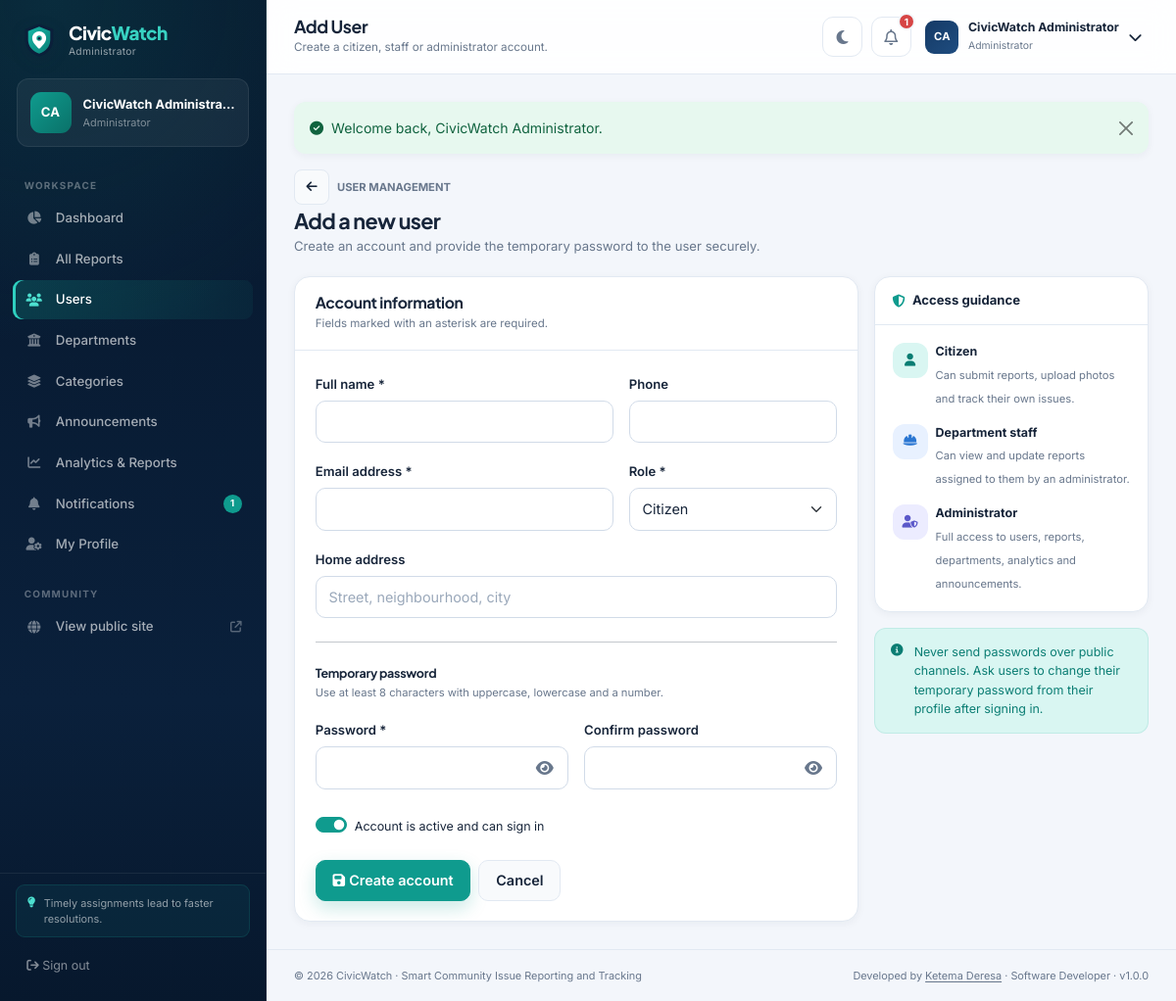
The page /admin/user_form.php (signed in) on the database its author committed.
### tables this page shows
CREATE TABLE users (
    id INT UNSIGNED NOT NULL AUTO_INCREMENT,
    full_name VARCHAR(120) NOT NULL,
    email VARCHAR(160) NOT NULL,
    phone VARCHAR(30) NULL,
    address VARCHAR(255) NULL,
    password_hash VARCHAR(255) NOT NULL,
    role ENUM('admin', 'citizen', 'staff') NOT NULL DEFAULT 'citizen',
    department_id INT UNSIGNED NULL,
    avatar VARCHAR(255) NULL,
    is_active TINYINT(1) NOT NULL DEFAULT 1,
    last_login DATETIME NULL,
    created_at TIMESTAMP NOT NULL DEFAULT CURRENT_TIMESTAMP,
    updated_at TIMESTAMP NOT NULL DEFAULT CURRENT_TIMESTAMP ON UPDATE CURRENT_TIMESTAMP,
    PRIMARY KEY (id),
    UNIQUE KEY uq_users_email (email),
    KEY idx_users_role (role),
    KEY idx_users_department (department_id),
    KEY idx_users_active (is_active),
    CONSTRAINT fk_users_department
        FOREIGN KEY (department_id) REFERENCES departments (id)
        ON UPDATE CASCADE ON DELETE SET NULL
);

### admin/user_form.php (the view, shortened to what the rows shown need)
<?php
require_once __DIR__ . '/../includes/functions.php';
$currentAdmin = require_role('admin');
$editId = get_int('id');
$target = $editId > 0 ? fetch_one('SELECT * FROM users WHERE id = ? LIMIT 1', [$editId]) : null;
$isEdit = $target !== null;
$pageTitle = $isEdit ? 'Edit User' : 'Add User';
$activePage = 'users';
require __DIR__ . '/../includes/dashboard_header.php';
?>
<div class="page-heading">
    <div>
        <h2><?= $isEdit ? 'Edit ' . e($target['full_name']) : 'Add a new user' ?></h2>
    </div>
</div>
<?php require __DIR__ . '/../includes/dashboard_footer.php'; ?>

### includes/dashboard_header.php (shortened to what the rows shown need)
<?php
require_once __DIR__ . '/functions.php';
$user = auth_user();
$pageTitle = $pageTitle ?? 'Dashboard';
$activePage = $activePage ?? '';
$unread = unread_notifications((int) $user['id']);
$role = $user['role'];
$roleLabel = role_label($role);
$navItems = [];
if ($role === 'admin') {
    $navItems = [
        ['key' => 'dashboard', 'label' => 'Dashboard', 'icon' => 'fa-chart-pie', 'href' => 'admin/index.php'],
        ['key' => 'reports', 'label' => 'All Reports', 'icon' => 'fa-clipboard-list', 'href' => 'admin/reports.php'],
        ['key' => 'users', 'label' => 'Users', 'icon' => 'fa-users', 'href' => 'admin/users.php'],
        ['key' => 'departments', 'label' => 'Departments', 'icon' => 'fa-building-columns', 'href' => 'admin/departments.php'],
        ['key' => 'categories', 'label' => 'Categories', 'icon' => 'fa-layer-group', 'href' => 'admin/categories.php'],
        ['key' => 'announcements', 'label' => 'Announcements', 'icon' => 'fa-bullhorn', 'href' => 'admin/announcements.php'],
        ['key' => 'analytics', 'label' => 'Analytics & Reports', 'icon' => 'fa-chart-line', 'href' => 'admin/analytics.php'],
    ];
} elseif ($role === 'staff') {
    $navItems = [
        ['key' => 'dashboard', 'label' => 'Dashboard', 'icon' => 'fa-chart-pie', 'href' => 'staff/index.php'],
        ['key' => 'reports', 'label' => 'Assigned Reports', 'icon' => 'fa-clipboard-check', 'href' => 'staff/reports.php'],
    ];
}
$navItems[] = ['key' => 'notifications', 'label' => 'Notifications', 'icon' => 'fa-bell', 'href' => 'notifications.php'];
$navItems[] = ['key' => 'profile', 'label' => 'My Profile', 'icon' => 'fa-user-gear', 'href' => 'profile.php'];
?>
<!doctype html>
<html lang="en" data-bs-theme="light">
<head>
    <link href="https://cdn.jsdelivr.net/npm/bootstrap@5.3.3/dist/css/bootstrap.min.css" rel="stylesheet">
    <link href="https://cdnjs.cloudflare.com/ajax/libs/font-awesome/6.5.2/css/all.min.css" rel="stylesheet">
    <link href="https://unpkg.com/leaflet@1.9.4/dist/leaflet.css" rel="stylesheet">
    <link href="<?= e(asset('css/style.css')) ?>" rel="stylesheet">
</head>
<body class="dashboard-body">
<div class="app-shell">
    <aside class="app-sidebar" id="appSidebar" aria-label="Main navigation">
        <div class="sidebar-head">
            <a class="brand-lockup brand-lockup-light" href="<?= e(url(dashboard_path($role))) ?>">
                <span><strong>Civic<span>Watch</span></strong><small><?= e($roleLabel) ?></small></span>
            </a>
        </div>
        <div class="sidebar-profile">
            <div class="avatar avatar-teal"><?= e(initials($user['full_name'])) ?></div>
            <div class="min-w-0">
                <strong class="text-truncate d-block"><?= e($user['full_name']) ?></strong>
                <span class="text-truncate d-block"><?= e($user['department_name'] ?: $roleLabel) ?></span>
            </div>
        </div>
        <nav class="sidebar-nav">
            <?php foreach ($navItems as $item): ?>
                <a class="sidebar-link <?= $activePage === $item['key'] ? 'active' : '' ?>"
                   href="<?= e(url($item['href'])) ?>">
                    <span class="sidebar-icon"><i class="fa-solid <?= e($item['icon']) ?>"></i></span>
                    <span><?= e($item['label']) ?></span>
                    <?php if ($item['key'] === 'notifications' && $unread > 0): ?>
                        <span class="nav-count"><?= e($unread > 99 ? '99+' : (string) $unread) ?></span>
                    <?php endif; ?>
                </a>
            <?php endforeach; ?>
        </nav>
    </aside>
    <div class="app-main">
        <header class="app-topbar">
            <div class="d-flex align-items-center gap-3 min-w-0">
                <div class="min-w-0">
                    <h1 class="topbar-title text-truncate"><?= e($pageTitle) ?></h1>
                </div>
            </div>
            <div class="topbar-actions">
                <a class="icon-btn notification-btn" href="<?= e(url('notifications.php')) ?>" aria-label="Notifications" title="Notifications">
                    <i class="fa-regular fa-bell"></i>
                    <?php if ($unread > 0): ?><span class="notification-dot"><?= e($unread > 9 ? '9+' : (string) $unread) ?></span><?php endif; ?>
                </a>
                <div class="dropdown">
                    <button class="user-menu" type="button" data-bs-toggle="dropdown" aria-expanded="false">
                        <span class="avatar avatar-sm"><?= e(initials($user['full_name'])) ?></span>
                        <span class="user-menu-text d-none d-md-block">
                            <strong><?= e($user['full_name']) ?></strong>
                            <small><?= e($roleLabel) ?></small>
                        </span>
                        <i class="fa-solid fa-chevron-down small d-none d-md-block"></i>
                    </button>
                </div>
            </div>
        </header>
        <main class="app-content">

### rows shown on the page
users: role "Administrator", full_name "CA", full_name "CivicWatch Administra…", id "1", full_name "CivicWatch Administrator"

### other values the page prints
$user['department_name'] ?: $roleLabel "Administrator"
$item['label'] "Dashboard"
$item['label'] "All Reports"
$item['label'] "Users"
$item['label'] "Departments"
$item['label'] "Categories"
$item['label'] "Announcements"
$item['label'] "Analytics & Reports"
$item['label'] "Notifications"
$item['label'] "My Profile"
$pageTitle "Add User"
$pageSubtitle "Create a citizen, staff or administrator account."
$flash['message'] "Welcome back, CivicWatch Administrator."
APP_NAME "CivicWatch"
APP_TAGLINE "Smart Community Issue Reporting and Tracking"
